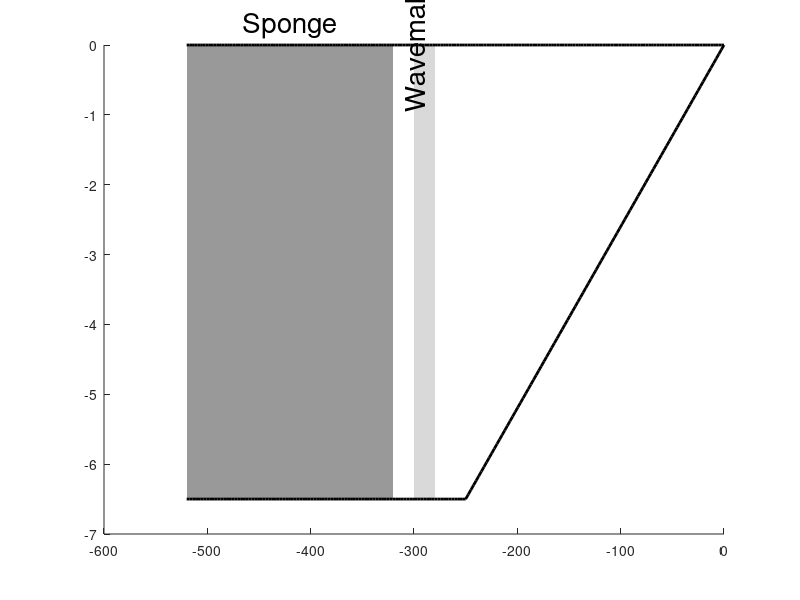

Reproduce this figure in MATLAB. (Note: this script raises an error after producing the figure.)
% Bingchen Liu July 2, 2025
% This code plot the schematic for funwaveC simulation including wave maker
% and sponge


% funwavec_bathy_schematic.m
% -------------------------------------------------------------------------
% Draw bathymetry + waterline with sponge & wavemaker shading,
% leaving a white gap between them and x‐ticks from -500 to 0 every 100 m
% -------------------------------------------------------------------------

close all
%--- PARAMETERS ----------------------------------------------------------
h0         = 6.5;            % flat depth [m]
x_flat1    = -550;           % start of flat region [m]
x_slope_st = -250;           % where slope begins [m]
x_wm       = [-300 -280];    % wavemaker region [m]
gap        = 20;             % white gap width between sponge & wavemaker [m]
gap_left =30;

% y‐limits for patches
y_max = 0;
y_min = -h0;

% compute sponge shading extents (left of the gap)
x_sponge = [x_flat1+gap_left, x_wm(1)-gap];

%--- PLOTTING ------------------------------------------------------------
figure('Color','w')
hold on

% 1) sponge patch (dark grey)
patch( [x_sponge, fliplr(x_sponge)], ...
       [y_max, y_max, y_min, y_min], ...
       [0.6 0.6 0.6], 'EdgeColor','none' )

% 2) wavemaker patch (light grey)
patch( [x_wm, fliplr(x_wm)], ...
       [y_max, y_max, y_min, y_min], ...
       [0.85 0.85 0.85], 'EdgeColor','none' )

% 3) water surface
plot(linspace(x_flat1+gap_left,0,200), zeros(1,200), 'k', 'LineWidth', 2)

% 4) bathymetry: flat + slope
plot(linspace(x_flat1+gap_left, x_slope_st, 100), -h0*ones(1,100), 'k', 'LineWidth', 2)
plot(linspace(x_slope_st, 0,      100), linspace(-h0,0,100),   'k', 'LineWidth', 2)

% 5) labels with corrected property names
text(mean(x_sponge),  0.1,    'Sponge',    ...
     'HorizontalAlignment','center', ...
     'VerticalAlignment','bottom', ...
     'FontSize',20)

text(mean(x_wm),      0.1,    'Wavemaker', ...
     'HorizontalAlignment','center', ...
     'VerticalAlignment','bottom', ...
     'Rotation',90, ...
     'FontSize',20)

% …
% 6) axes formatting
ax = gca;
ax.FontSize         = 14;
ax.LineWidth        = 1.5;
ax.TickDir          = 'out';

% draw a full box and show ticks on top & right too
ax.Box              = 'on';

ax.XLim             = [x_flat1+10, 10];
ax.YLim             = [-8, 1];

% ticks every 100 from -500 to 0
ax.XTick            = x_flat1:100:50;
ax.YTick            = -8:2:0;
ax.XMinorTick       = 'on';
ax.YMinorTick       = 'on';

grid on
ax.GridLineStyle      = ':';
ax.MinorGridLineStyle = ':';
ax.GridAlpha          = 0.3;
ax.MinorGridAlpha     = 0.15;

xlabel('$x$ (m)','Interpreter','latex','FontSize',16)
ylabel('$z$ (m)','Interpreter','latex','FontSize',16)

xlim([x_flat1,50])
hold off 

